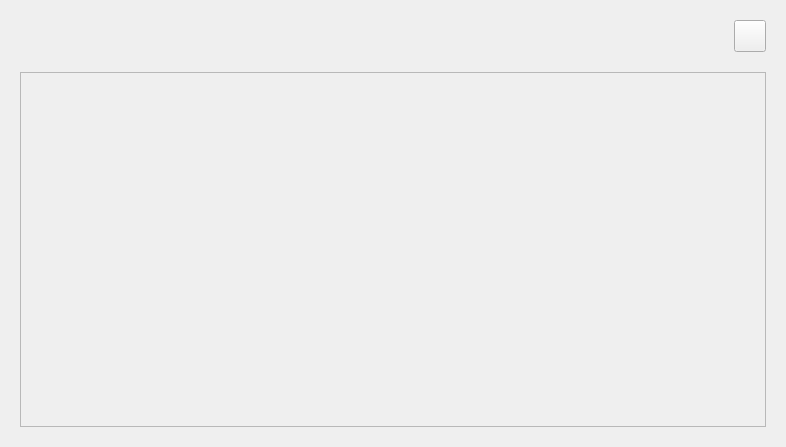
<?xml version="1.0" encoding="UTF-8"?>
<ui version="4.0">
 <class>MenuEmployees</class>
 <widget class="QWidget" name="MenuEmployees">
  <property name="geometry">
   <rect>
    <x>0</x>
    <y>0</y>
    <width>786</width>
    <height>447</height>
   </rect>
  </property>
  <property name="windowTitle">
   <string>Form</string>
  </property>
  <layout class="QVBoxLayout" name="verticalLayout">
   <property name="spacing">
    <number>20</number>
   </property>
   <property name="leftMargin">
    <number>20</number>
   </property>
   <property name="topMargin">
    <number>20</number>
   </property>
   <property name="rightMargin">
    <number>20</number>
   </property>
   <property name="bottomMargin">
    <number>20</number>
   </property>
   <item>
    <layout class="QHBoxLayout" name="horizontalLayout">
     <item>
      <spacer name="horizontalSpacer">
       <property name="orientation">
        <enum>Qt::Horizontal</enum>
       </property>
       <property name="sizeHint" stdset="0">
        <size>
         <width>40</width>
         <height>20</height>
        </size>
       </property>
      </spacer>
     </item>
     <item>
      <widget class="QPushButton" name="buttonAdd">
       <property name="minimumSize">
        <size>
         <width>32</width>
         <height>32</height>
        </size>
       </property>
       <property name="maximumSize">
        <size>
         <width>32</width>
         <height>32</height>
        </size>
       </property>
       <property name="text">
        <string/>
       </property>
       <property name="icon">
        <iconset resource="../../../resources/images.qrc">
         <normaloff>:/WhiteIcon/images/plus_new.png</normaloff>:/WhiteIcon/images/plus_new.png</iconset>
       </property>
       <property name="iconSize">
        <size>
         <width>24</width>
         <height>24</height>
        </size>
       </property>
      </widget>
     </item>
    </layout>
   </item>
   <item>
    <widget class="QScrollArea" name="scrollArea">
     <property name="widgetResizable">
      <bool>true</bool>
     </property>
     <widget class="QWidget" name="scrollAreaWidgetContents">
      <property name="geometry">
       <rect>
        <x>0</x>
        <y>0</y>
        <width>744</width>
        <height>351</height>
       </rect>
      </property>
      <layout class="QVBoxLayout" name="verticalLayout_2">
       <property name="spacing">
        <number>20</number>
       </property>
       <property name="leftMargin">
        <number>0</number>
       </property>
       <property name="topMargin">
        <number>0</number>
       </property>
       <property name="rightMargin">
        <number>0</number>
       </property>
       <property name="bottomMargin">
        <number>0</number>
       </property>
       <item>
        <spacer name="verticalSpacer">
         <property name="orientation">
          <enum>Qt::Vertical</enum>
         </property>
         <property name="sizeHint" stdset="0">
          <size>
           <width>20</width>
           <height>40</height>
          </size>
         </property>
        </spacer>
       </item>
      </layout>
     </widget>
    </widget>
   </item>
  </layout>
 </widget>
 <resources>
  <include location="../../../resources/images.qrc"/>
 </resources>
 <connections/>
</ui>
